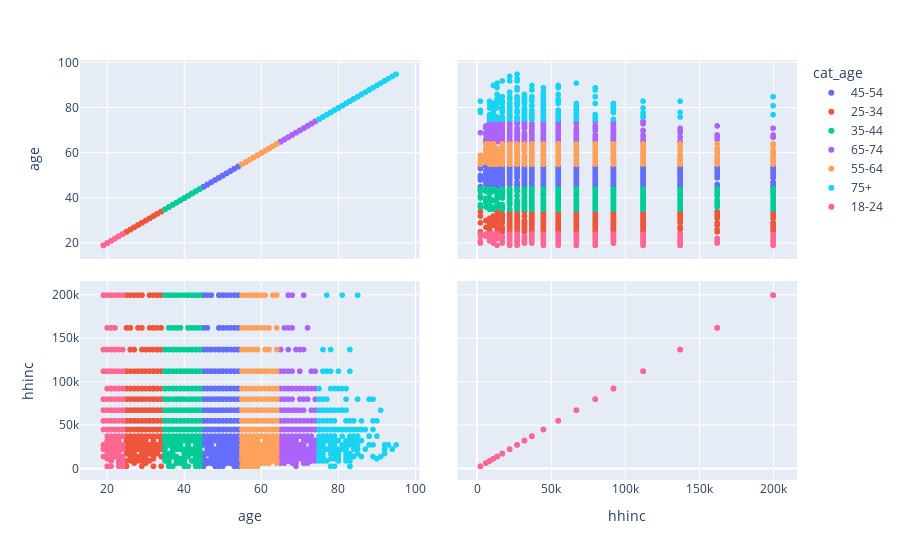

Here is the notebook cell this chart was saved with:
### Code cell
# !pip install plotly
import plotly.express as px

fig = px.scatter_matrix(df_numeric2011, dimensions=['age', 'hhinc'], color="cat_age")
fig.show()

### Figure 1 — Plotly figure (JSON) as saved in the notebook; plotly's stock layout.template omitted (floating-point values rounded to 4 significant figures; data arrays with more than 128 entries replaced by an {"elided": "..."} marker saying what was removed)
{"data": [{"dimensions": [{"axis": {"matches": true}, "label": "age", "values": {"elided": "810 int values"}}, {"axis": {"matches": true}, "label": "hhinc", "values": {"elided": "810 int values"}}], "hovertemplate": "cat_age=45-54<br>%{xaxis.title.text}=%{x}<br>%{yaxis.title.text}=%{y}<extra></extra>", "legendgroup": "45-54", "marker": {"color": "#636efa", "symbol": "circle"}, "name": "45-54", "showlegend": true, "type": "splom"}, {"dimensions": [{"axis": {"matches": true}, "label": "age", "values": {"elided": "655 int values"}}, {"axis": {"matches": true}, "label": "hhinc", "values": {"elided": "655 int values"}}], "hovertemplate": "cat_age=25-34<br>%{xaxis.title.text}=%{x}<br>%{yaxis.title.text}=%{y}<extra></extra>", "legendgroup": "25-34", "marker": {"color": "#EF553B", "symbol": "circle"}, "name": "25-34", "showlegend": true, "type": "splom"}, {"dimensions": [{"axis": {"matches": true}, "label": "age", "values": {"elided": "808 int values"}}, {"axis": {"matches": true}, "label": "hhinc", "values": {"elided": "808 int values"}}], "hovertemplate": "cat_age=35-44<br>%{xaxis.title.text}=%{x}<br>%{yaxis.title.text}=%{y}<extra></extra>", "legendgroup": "35-44", "marker": {"color": "#00cc96", "symbol": "circle"}, "name": "35-44", "showlegend": true, "type": "splom"}, {"dimensions": [{"axis": {"matches": true}, "label": "age", "values": {"elided": "395 int values"}}, {"axis": {"matches": true}, "label": "hhinc", "values": {"elided": "395 int values"}}], "hovertemplate": "cat_age=65-74<br>%{xaxis.title.text}=%{x}<br>%{yaxis.title.text}=%{y}<extra></extra>", "legendgroup": "65-74", "marker": {"color": "#ab63fa", "symbol": "circle"}, "name": "65-74", "showlegend": true, "type": "splom"}, {"dimensions": [{"axis": {"matches": true}, "label": "age", "values": {"elided": "728 int values"}}, {"axis": {"matches": true}, "label": "hhinc", "values": {"elided": "728 int values"}}], "hovertemplate": "cat_age=55-64<br>%{xaxis.title.text}=%{x}<br>%{yaxis.title.text}=%{y}<extra></extra>", "legendgroup": "55-64", "marker": {"color": "#FFA15A", "symbol": "circle"}, "name": "55-64", "showlegend": true, "type": "splom"}, {"dimensions": [{"axis": {"matches": true}, "label": "age", "values": {"elided": "260 int values"}}, {"axis": {"matches": true}, "label": "hhinc", "values": {"elided": "260 int values"}}], "hovertemplate": "cat_age=75+<br>%{xaxis.title.text}=%{x}<br>%{yaxis.title.text}=%{y}<extra></extra>", "legendgroup": "75+", "marker": {"color": "#19d3f3", "symbol": "circle"}, "name": "75+", "showlegend": true, "type": "splom"}, {"dimensions": [{"axis": {"matches": true}, "label": "age", "values": {"elided": "346 int values"}}, {"axis": {"matches": true}, "label": "hhinc", "values": {"elided": "346 int values"}}], "hovertemplate": "cat_age=18-24<br>%{xaxis.title.text}=%{x}<br>%{yaxis.title.text}=%{y}<extra></extra>", "legendgroup": "18-24", "marker": {"color": "#FF6692", "symbol": "circle"}, "name": "18-24", "showlegend": true, "type": "splom"}], "layout": {"dragmode": "select", "legend": {"title": {"text": "cat_age"}, "tracegroupgap": 0}, "margin": {"t": 60}}}
